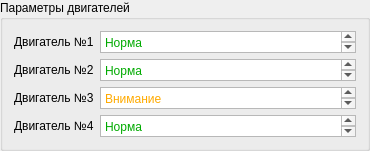
                <widget class="QGroupBox" name="groupBox_7">
                 <property name="maximumSize">
                  <size>
                   <width>16777215</width>
                   <height>185</height>
                  </size>
                 </property>
                 <property name="title">
                  <string>Параметры двигателей</string>
                 </property>
                 <layout class="QVBoxLayout" name="verticalLayout_12">
                  <item>
                   <layout class="QHBoxLayout" name="horizontalLayout_21">
                    <item>
                     <widget class="QLabel" name="label_15">
                      <property name="text">
                       <string>Двигатель №1</string>
                      </property>
                     </widget>
                    </item>
                    <item>
                     <widget class="QTextEdit" name="textEdit_7">
                      <property name="minimumSize">
                       <size>
                        <width>0</width>
                        <height>0</height>
                       </size>
                      </property>
                      <property name="maximumSize">
                       <size>
                        <width>16777215</width>
                        <height>22</height>
                       </size>
                      </property>
                      <property name="font">
                       <font>
                        <pointsize>10</pointsize>
                       </font>
                      </property>
                      <property name="html">
                       <string>&lt;!DOCTYPE HTML PUBLIC &quot;-//W3C//DTD HTML 4.0//EN&quot; &quot;http://www.w3.org/TR/REC-html40/strict.dtd&quot;&gt;
&lt;html&gt;&lt;head&gt;&lt;meta name=&quot;qrichtext&quot; content=&quot;1&quot; /&gt;&lt;meta charset=&quot;utf-8&quot; /&gt;&lt;style type=&quot;text/css&quot;&gt;
p, li { white-space: pre-wrap; }
hr { height: 1px; border-width: 0; }
li.unchecked::marker { content: &quot;\2610&quot;; }
li.checked::marker { content: &quot;\2612&quot;; }
&lt;/style&gt;&lt;/head&gt;&lt;body style=&quot; font-family:'Segoe UI'; font-size:10pt; font-weight:400; font-style:normal;&quot;&gt;
&lt;p style=&quot; margin-top:0px; margin-bottom:0px; margin-left:0px; margin-right:0px; -qt-block-indent:0; text-indent:0px;&quot;&gt;&lt;span style=&quot; font-size:9pt; color:#00aa00;&quot;&gt;Норма&lt;/span&gt;&lt;/p&gt;&lt;/body&gt;&lt;/html&gt;</string>
                      </property>
                     </widget>
                    </item>
                   </layout>
                  </item>
                  <item>
                   <layout class="QHBoxLayout" name="horizontalLayout_22">
                    <item>
                     <widget class="QLabel" name="label_16">
                      <property name="text">
                       <string>Двигатель №2</string>
                      </property>
                     </widget>
                    </item>
                    <item>
                     <widget class="QTextEdit" name="textEdit_8">
                      <property name="minimumSize">
                       <size>
                        <width>85</width>
                        <height>0</height>
                       </size>
                      </property>
                      <property name="maximumSize">
                       <size>
                        <width>16777215</width>
                        <height>22</height>
                       </size>
                      </property>
                      <property name="font">
                       <font>
                        <pointsize>10</pointsize>
                       </font>
                      </property>
                      <property name="html">
                       <string>&lt;!DOCTYPE HTML PUBLIC &quot;-//W3C//DTD HTML 4.0//EN&quot; &quot;http://www.w3.org/TR/REC-html40/strict.dtd&quot;&gt;
&lt;html&gt;&lt;head&gt;&lt;meta name=&quot;qrichtext&quot; content=&quot;1&quot; /&gt;&lt;meta charset=&quot;utf-8&quot; /&gt;&lt;style type=&quot;text/css&quot;&gt;
p, li { white-space: pre-wrap; }
hr { height: 1px; border-width: 0; }
li.unchecked::marker { content: &quot;\2610&quot;; }
li.checked::marker { content: &quot;\2612&quot;; }
&lt;/style&gt;&lt;/head&gt;&lt;body style=&quot; font-family:'Segoe UI'; font-size:10pt; font-weight:400; font-style:normal;&quot;&gt;
&lt;p style=&quot; margin-top:0px; margin-bottom:0px; margin-left:0px; margin-right:0px; -qt-block-indent:0; text-indent:0px;&quot;&gt;&lt;span style=&quot; font-size:9pt; color:#00aa00;&quot;&gt;Норма&lt;/span&gt;&lt;/p&gt;&lt;/body&gt;&lt;/html&gt;</string>
                      </property>
                     </widget>
                    </item>
                   </layout>
                  </item>
                  <item>
                   <layout class="QHBoxLayout" name="horizontalLayout_23">
                    <item>
                     <widget class="QLabel" name="label_17">
                      <property name="text">
                       <string>Двигатель №3</string>
                      </property>
                     </widget>
                    </item>
                    <item>
                     <widget class="QTextEdit" name="textEdit_9">
                      <property name="minimumSize">
                       <size>
                        <width>85</width>
                        <height>0</height>
                       </size>
                      </property>
                      <property name="maximumSize">
                       <size>
                        <width>16777215</width>
                        <height>22</height>
                       </size>
                      </property>
                      <property name="font">
                       <font>
                        <pointsize>10</pointsize>
                       </font>
                      </property>
                      <property name="html">
                       <string>&lt;!DOCTYPE HTML PUBLIC &quot;-//W3C//DTD HTML 4.0//EN&quot; &quot;http://www.w3.org/TR/REC-html40/strict.dtd&quot;&gt;
&lt;html&gt;&lt;head&gt;&lt;meta name=&quot;qrichtext&quot; content=&quot;1&quot; /&gt;&lt;meta charset=&quot;utf-8&quot; /&gt;&lt;style type=&quot;text/css&quot;&gt;
p, li { white-space: pre-wrap; }
hr { height: 1px; border-width: 0; }
li.unchecked::marker { content: &quot;\2610&quot;; }
li.checked::marker { content: &quot;\2612&quot;; }
&lt;/style&gt;&lt;/head&gt;&lt;body style=&quot; font-family:'Segoe UI'; font-size:10pt; font-weight:400; font-style:normal;&quot;&gt;
&lt;p style=&quot; margin-top:0px; margin-bottom:0px; margin-left:0px; margin-right:0px; -qt-block-indent:0; text-indent:0px;&quot;&gt;&lt;span style=&quot; font-size:9pt; color:#ffaa00;&quot;&gt;Внимание&lt;/span&gt;&lt;/p&gt;&lt;/body&gt;&lt;/html&gt;</string>
                      </property>
                     </widget>
                    </item>
                   </layout>
                  </item>
                  <item>
                   <layout class="QHBoxLayout" name="horizontalLayout_24">
                    <item>
                     <widget class="QLabel" name="label_18">
                      <property name="text">
                       <string>Двигатель №4</string>
                      </property>
                     </widget>
                    </item>
                    <item>
                     <widget class="QTextEdit" name="textEdit_10">
                      <property name="minimumSize">
                       <size>
                        <width>85</width>
                        <height>0</height>
                       </size>
                      </property>
                      <property name="maximumSize">
                       <size>
                        <width>16777215</width>
                        <height>22</height>
                       </size>
                      </property>
                      <property name="font">
                       <font>
                        <pointsize>10</pointsize>
                       </font>
                      </property>
                      <property name="html">
                       <string>&lt;!DOCTYPE HTML PUBLIC &quot;-//W3C//DTD HTML 4.0//EN&quot; &quot;http://www.w3.org/TR/REC-html40/strict.dtd&quot;&gt;
&lt;html&gt;&lt;head&gt;&lt;meta name=&quot;qrichtext&quot; content=&quot;1&quot; /&gt;&lt;meta charset=&quot;utf-8&quot; /&gt;&lt;style type=&quot;text/css&quot;&gt;
p, li { white-space: pre-wrap; }
hr { height: 1px; border-width: 0; }
li.unchecked::marker { content: &quot;\2610&quot;; }
li.checked::marker { content: &quot;\2612&quot;; }
&lt;/style&gt;&lt;/head&gt;&lt;body style=&quot; font-family:'Segoe UI'; font-size:10pt; font-weight:400; font-style:normal;&quot;&gt;
&lt;p style=&quot; margin-top:0px; margin-bottom:0px; margin-left:0px; margin-right:0px; -qt-block-indent:0; text-indent:0px;&quot;&gt;&lt;span style=&quot; font-size:9pt; color:#00aa00;&quot;&gt;Норма&lt;/span&gt;&lt;/p&gt;&lt;/body&gt;&lt;/html&gt;</string>
                      </property>
                     </widget>
                    </item>
                   </layout>
                  </item>
                 </layout>
                </widget>
